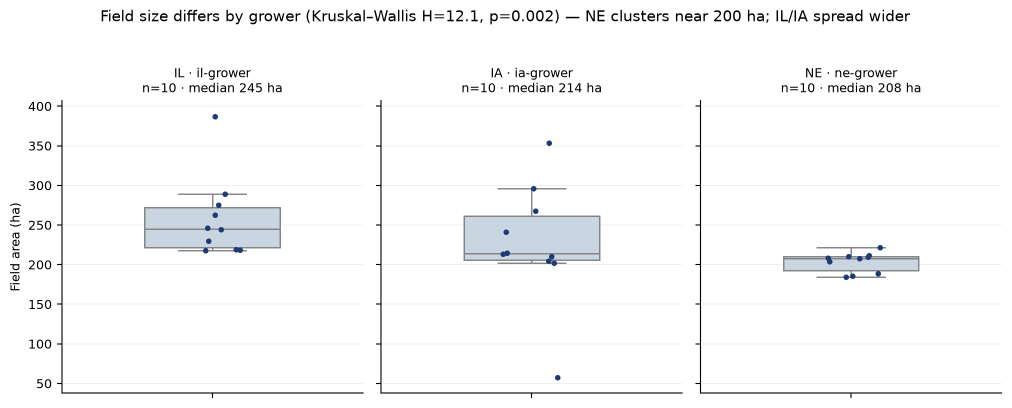
#> input picture my-farm-advisor/eda/assignment-2-field-eda-report/figures/fig_boundary_size_distribution.png, 2023 x 816 px (shown at 1/2 size)
$ python -i generate_assignment_2_report.py   (imports and definitions only)
#> lines starting #> are read from the running program, lines starting #| are printed output that depends on the picture
#!/usr/bin/env python3
"""Build the one-time Assignment 2 field EDA report PDF.

This script is intentionally outside the reusable field-eda subskill. It reads
the static artifacts produced by ``generate_field_eda.py`` and writes a compact
two-page PDF brief. The generated PDF is committed for the assignment review;
the underlying figures and tables remain runtime artifacts.

Usage:
    uv run --with reportlab --with pillow python generate_assignment_2_report.py \
        --output-dir /path/to/assignment-2 \
        --pdf /path/to/assignment-2-field-eda-report.pdf

The output directory must contain ``manifest.json`` and ``field_metrics.csv``.
"""

from __future__ import annotations

import argparse
import csv
import json
import os
import statistics
import tempfile
from pathlib import Path

from PIL import Image, ImageChops
from reportlab import rl_config
from reportlab.lib.colors import HexColor
from reportlab.lib.pagesizes import letter
from reportlab.lib.utils import ImageReader
from reportlab.pdfbase import pdfmetrics
from reportlab.pdfbase.ttfonts import TTFont
from reportlab.pdfgen import canvas
from reportlab.platypus import Paragraph, Table, TableStyle

# [1 line that did not run here, left out]
MARGIN = 36
# [1 line that did not run here, left out]

# ---------------------------------------------------------------------------
# Palette and typography
# ---------------------------------------------------------------------------

# [1 line that did not run here, left out]
# [1 line that did not run here, left out]
# [1 line that did not run here, left out]
# [1 line that did not run here, left out]
# [1 line that did not run here, left out]
# [1 line that did not run here, left out]
# [1 line that did not run here, left out]
# [1 line that did not run here, left out]
# [1 line that did not run here, left out]


def _register_fonts() -> tuple[str, str]:
    """Register a Unicode-capable font, with a safe Helvetica fallback."""
    candidates = [
        Path("/usr/share/fonts/truetype/dejavu/DejaVuSans.ttf"),
        Path(
            "/home/coder/my-farm-advisor-runtime/data-pipeline/.venv/lib/"
            "python3.12/site-packages/matplotlib/mpl-data/fonts/ttf/DejaVuSans.ttf"
        ),
    ]
    for base in candidates:
        if base.exists():
            bold = base.with_name("DejaVuSans-Bold.ttf")
            if bold.exists():
                pdfmetrics.registerFont(TTFont("ReportSans", str(base)))
                pdfmetrics.registerFont(TTFont("ReportSans-Bold", str(bold)))
                return "ReportSans", "ReportSans-Bold"
    return "Helvetica", "Helvetica-Bold"


# [1 line that did not run here, left out]


def _styles():
    from reportlab.lib.styles import ParagraphStyle

    return {
        "title": ParagraphStyle(
            "title",
            fontName=FONT_BOLD,
            fontSize=19,
            leading=22,
            textColor=WHITE,
        ),
        "subtitle": ParagraphStyle(
            "subtitle",
            fontName=FONT,
            fontSize=9.2,
            leading=11.5,
            textColor=HexColor("#DCE7F2"),
        ),
        "meta": ParagraphStyle(
            "meta",
            fontName=FONT,
            fontSize=7.4,
            leading=9.2,
            textColor=HexColor("#C9D9E8"),
        ),
        "h": ParagraphStyle(
            "h",
            fontName=FONT_BOLD,
            fontSize=9.4,
            leading=11.2,
            textColor=NAVY,
        ),
        "body": ParagraphStyle(
            "body",
            fontName=FONT,
            fontSize=7.8,
            leading=9.5,
            textColor=INK,
        ),
        "bullet": ParagraphStyle(
            "bullet",
            fontName=FONT,
            fontSize=7.7,
            leading=9.4,
            textColor=INK,
            leftIndent=9,
            bulletIndent=0,
            spaceAfter=2.0,
        ),
        "bullet_small": ParagraphStyle(
            "bullet_small",
            fontName=FONT,
            fontSize=7.0,
            leading=8.6,
            textColor=INK,
            leftIndent=9,
            bulletIndent=0,
            spaceAfter=2.0,
        ),
        "small": ParagraphStyle(
            "small",
            fontName=FONT,
            fontSize=7.0,
            leading=8.7,
            textColor=MUTED,
        ),
        "caption": ParagraphStyle(
            "caption",
            fontName=FONT,
            fontSize=6.9,
            leading=8.5,
            textColor=MUTED,
        ),
        "table": ParagraphStyle(
            "table",
            fontName=FONT,
            fontSize=6.9,
            leading=8.1,
            textColor=INK,
        ),
        "table_head": ParagraphStyle(
            "table_head",
            fontName=FONT_BOLD,
            fontSize=6.8,
            leading=8.0,
            textColor=WHITE,
        ),
        "footer": ParagraphStyle(
            "footer",
            fontName=FONT,
            fontSize=6.4,
            leading=7.8,
            textColor=MUTED,
        ),
    }


# [1 line that did not run here, left out]


# ---------------------------------------------------------------------------
# Layout helpers
# ---------------------------------------------------------------------------


# [125 lines left out: functions draw_paragraph, draw_bullets, draw_heading, draw_box, draw_table, draw_figure, not called in this run]


def crop_figure(src: Path, dst: Path, max_width: int = 1400) -> Path:
    """Trim white margins and convert to a compact JPEG for the PDF."""
#> called with dst = 'out.png', max_width = 1400
    im = Image.open(src).convert("RGB")
    bg = Image.new("RGB", im.size, (255, 255, 255))
#> bg: PIL image 2023x816 RGB; every value is 255
    diff = ImageChops.difference(im, bg)
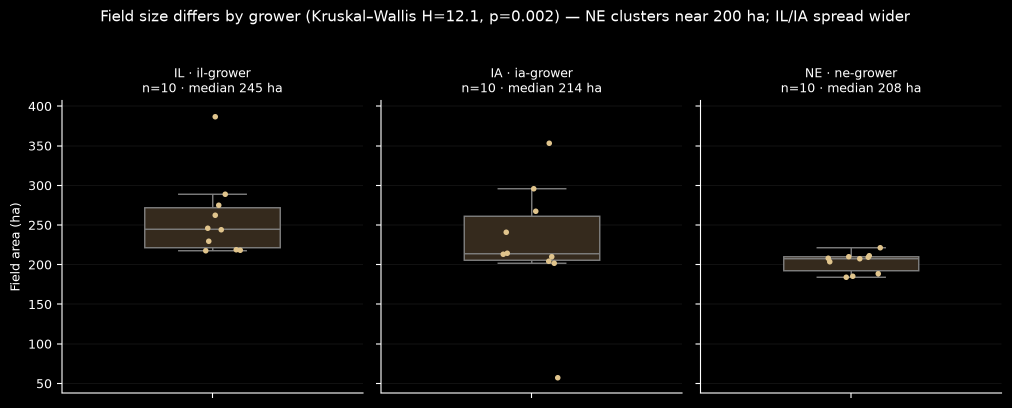
#> diff: PIL image 2023x816 RGB (shown at 1/2 size); mean R, G, B 7.1, 6.8, 6.3
    bbox = diff.getbbox()
#> bbox = (20, 19, 2005, 796)
    if bbox:
        pad = 12
        left = max(0, bbox[0] - pad)
#> left = 8
        top = max(0, bbox[1] - pad)
#> top = 7
        right = min(im.width, bbox[2] + pad)
#> right = 2017
        bottom = min(im.height, bbox[3] + pad)
#> bottom = 808
        im = im.crop((left, top, right, bottom))
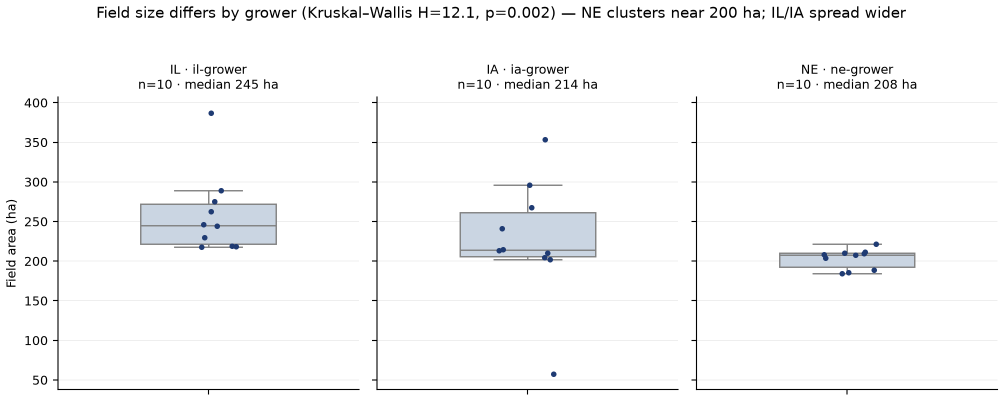
#> im: PIL image 2009x801 RGB (shown at 1/2 size); mean R, G, B 247.7, 248.1, 248.5
    if im.width > max_width:
        ratio = max_width / im.width
#> ratio = 0.697
        im = im.resize((max_width, int(im.height * ratio)), Image.LANCZOS)
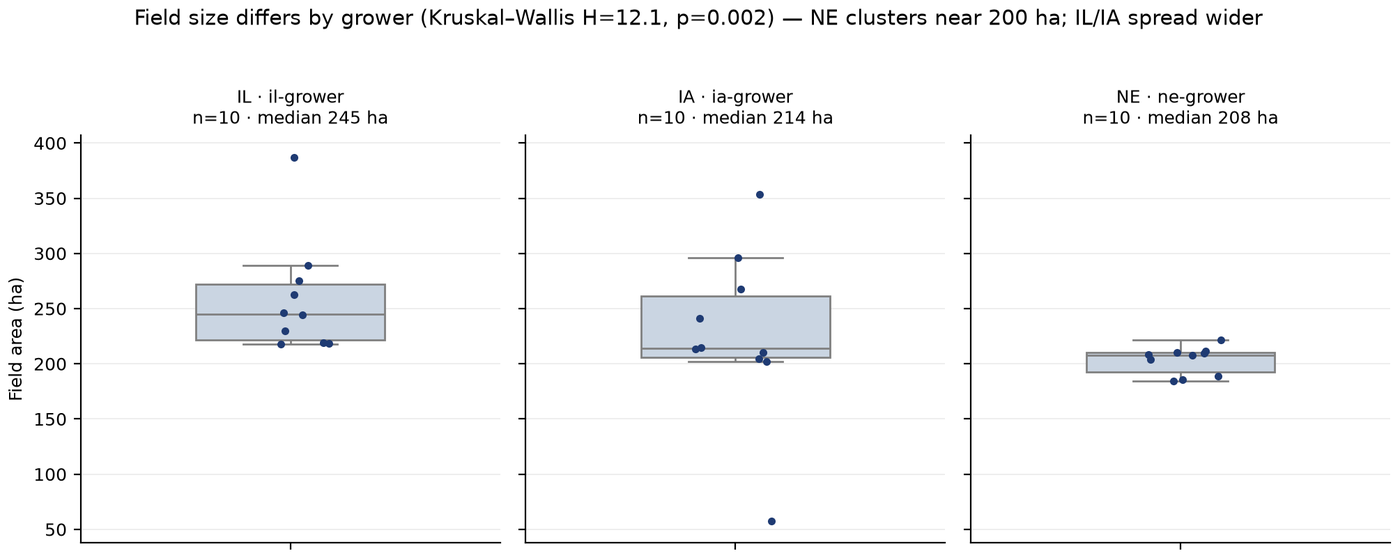
#> im: PIL image 1400x558 RGB; mean R, G, B 247.6, 247.9, 248.4
    im.save(dst, "JPEG", quality=84, optimize=True)
    return dst


# ---------------------------------------------------------------------------
# Data helpers
# ---------------------------------------------------------------------------


# [43 lines left out: functions load_data, grower_stats, not called in this run]


def fmt(value: float, digits: int = 1) -> str:
    return f"{value:,.{digits}f}"


# ---------------------------------------------------------------------------
# Report pages
# ---------------------------------------------------------------------------


# [323 lines left out: functions page_one, page_two, build_report, default_output_dir, main, not called in this run]


# [2 lines not run here, left out]

>>> result = crop_figure('figures/fig_boundary_size_distribution.png', 'out.png')

$ run again, on my-farm-advisor/eda/assignment-2-field-eda-report/figures/fig_boundary_area_vs_compactness.png
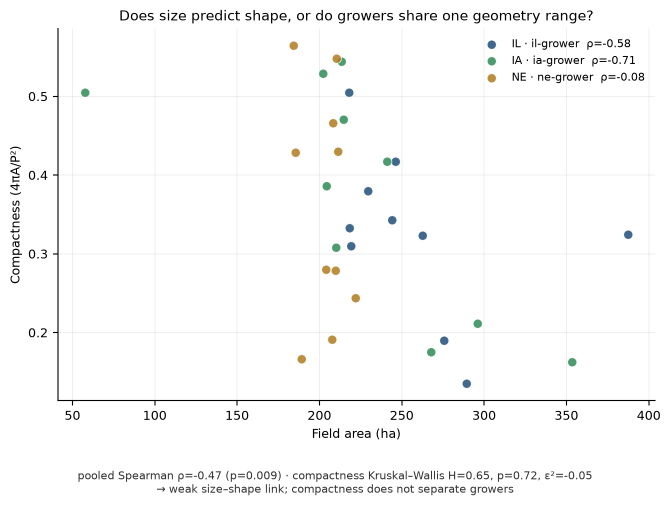
#> input picture my-farm-advisor/eda/assignment-2-field-eda-report/figures/fig_boundary_area_vs_compactness.png, 1341 x 1013 px (shown at 1/2 size)
#> bg: PIL image 1341x1013 RGB; every value is 255
#> in crop_figure, `diff = ImageChops.difference(im, bg)`:
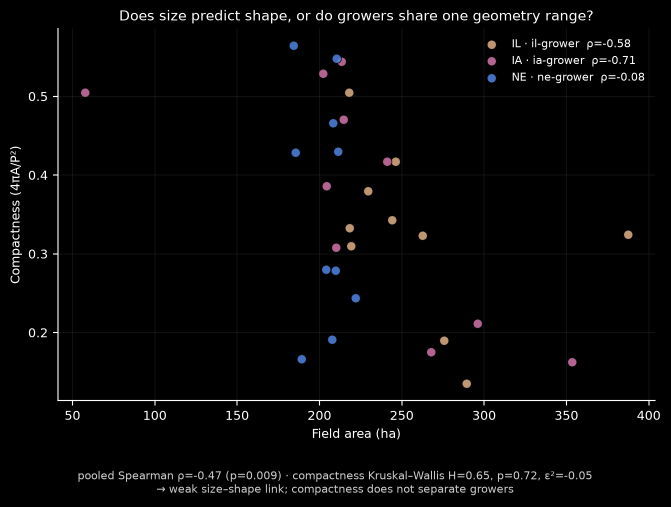
#> diff: PIL image 1341x1013 RGB (shown at 1/2 size); mean R, G, B 5.5, 5.4, 5.5
#> bbox = (20, 19, 1320, 991)
#> left = 8
#> top = 7
#> right = 1332
#> bottom = 1003
#> in crop_figure, `im = im.crop((left, top, right, bottom))`:
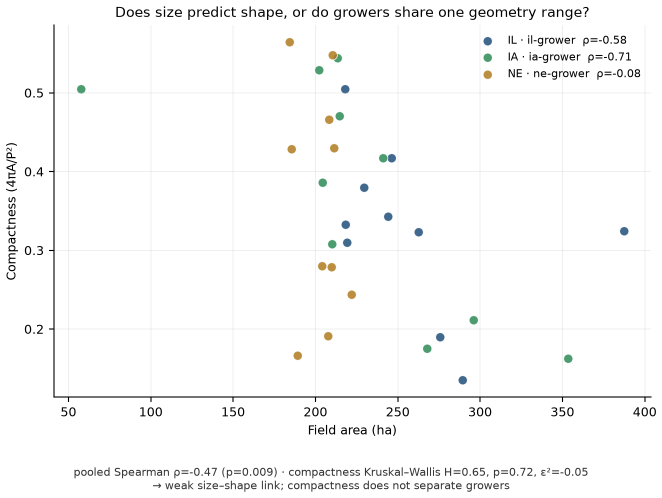
#> im: PIL image 1324x996 RGB (shown at 1/2 size); mean R, G, B 249.3, 249.5, 249.3

$ run again, on my-farm-advisor/eda/assignment-2-field-eda-report/figures/fig_cdl_composition_2023.png
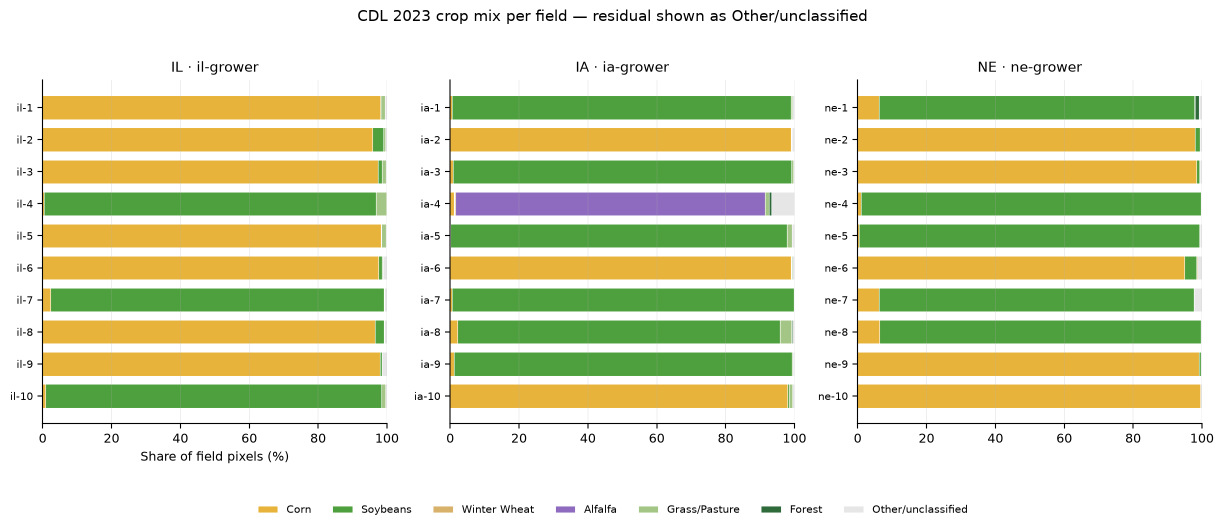
#> input picture my-farm-advisor/eda/assignment-2-field-eda-report/figures/fig_cdl_composition_2023.png, 2448 x 1059 px (shown at 1/2 size)
#> bg: PIL image 2448x1059 RGB; every value is 255
#> in crop_figure, `diff = ImageChops.difference(im, bg)`:
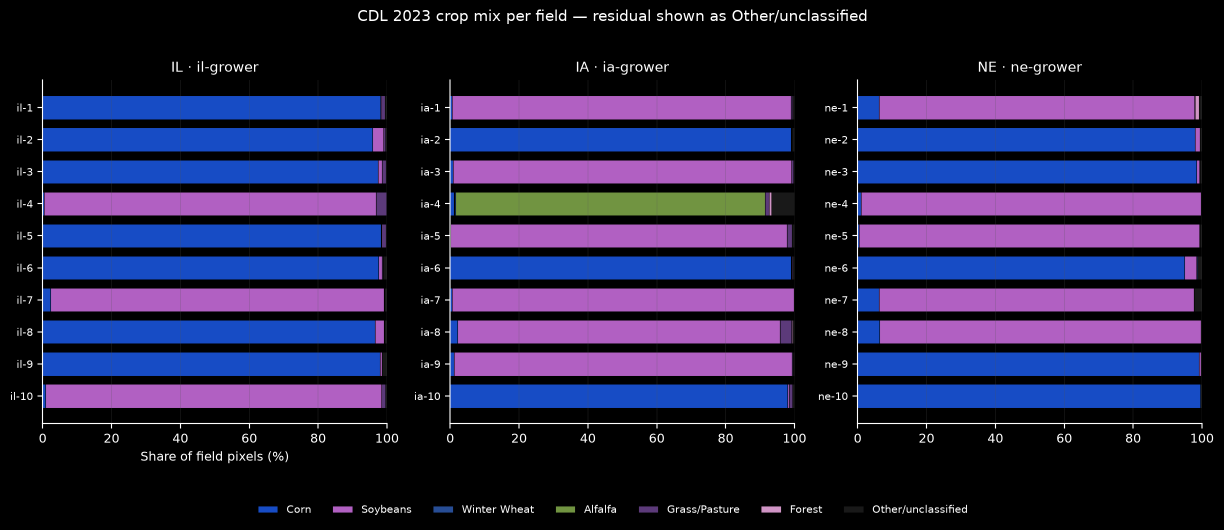
#> diff: PIL image 2448x1059 RGB (shown at 1/2 size); mean R, G, B 38.7, 35.2, 73.1
#> bbox = (21, 19, 2427, 1030)
#> left = 9
#> top = 7
#> right = 2439
#> bottom = 1042
#> in crop_figure, `im = im.resize((max_width, int(im.height * ratio)), Image.LANCZOS)`:
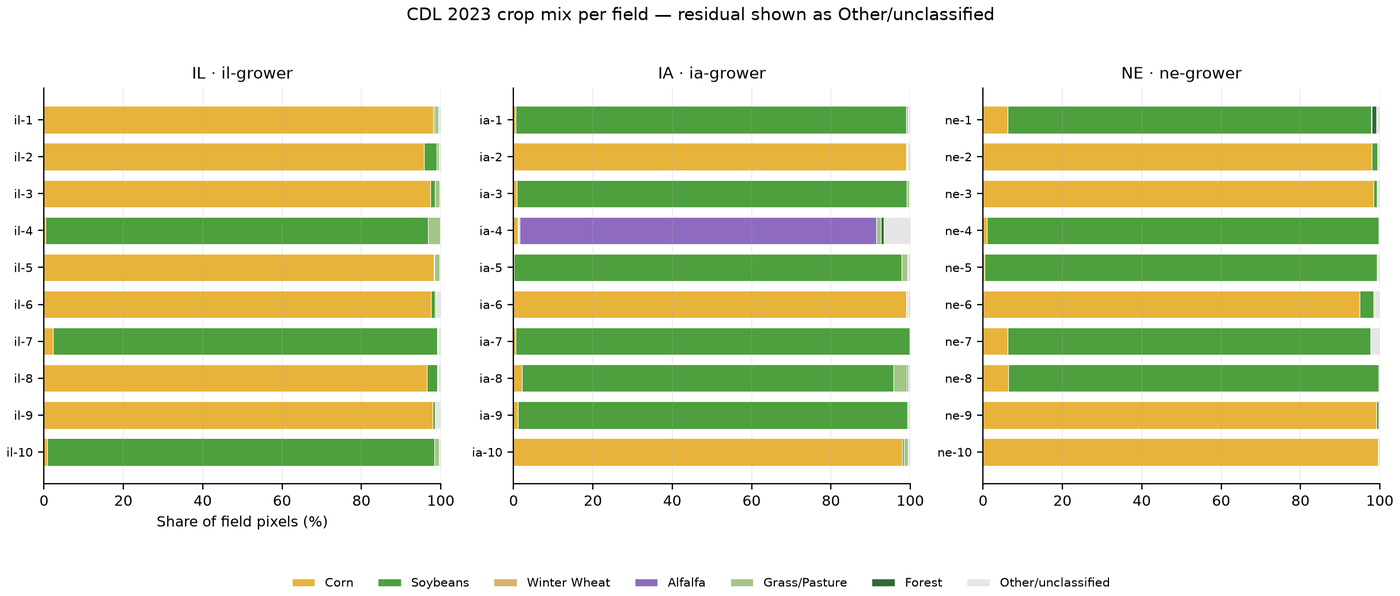
#> im: PIL image 1400x596 RGB; mean R, G, B 214.8, 218.4, 179.2

$ run again, on my-farm-advisor/eda/assignment-2-field-eda-report/figures/fig_cdl_diversity.png
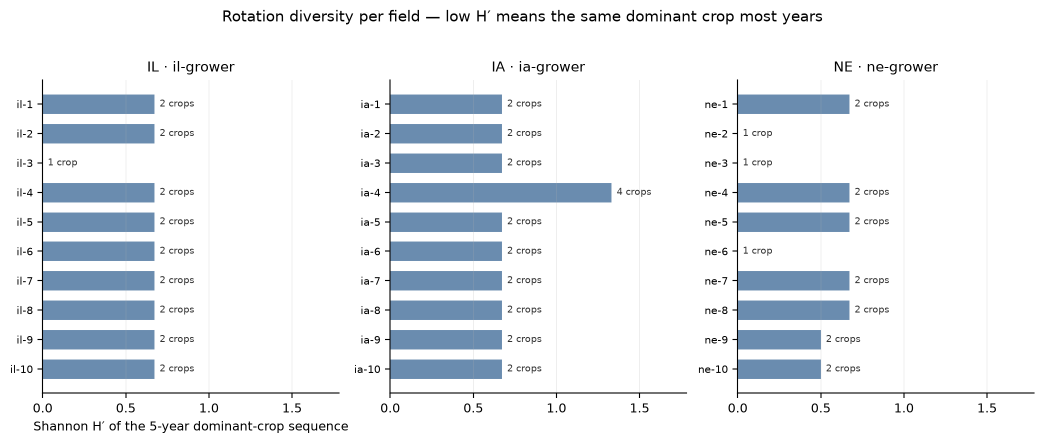
#> input picture my-farm-advisor/eda/assignment-2-field-eda-report/figures/fig_cdl_diversity.png, 2088 x 887 px (shown at 1/2 size)
#> bg: PIL image 2088x887 RGB; every value is 255
#> in crop_figure, `diff = ImageChops.difference(im, bg)`:
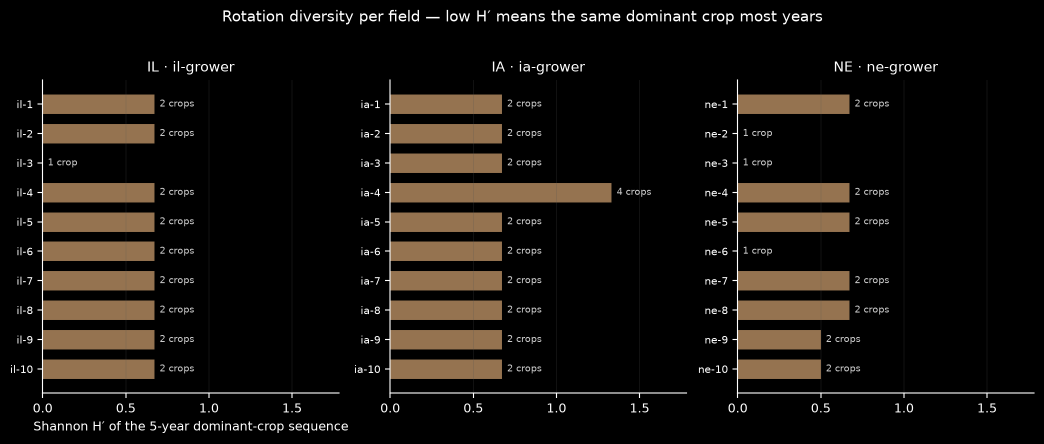
#> diff: PIL image 2088x887 RGB (shown at 1/2 size); mean R, G, B 23.4, 19.2, 14.9
#> bbox = (21, 19, 2070, 866)
#> left = 9
#> top = 7
#> right = 2082
#> bottom = 878
#> in crop_figure, `im = im.resize((max_width, int(im.height * ratio)), Image.LANCZOS)`:
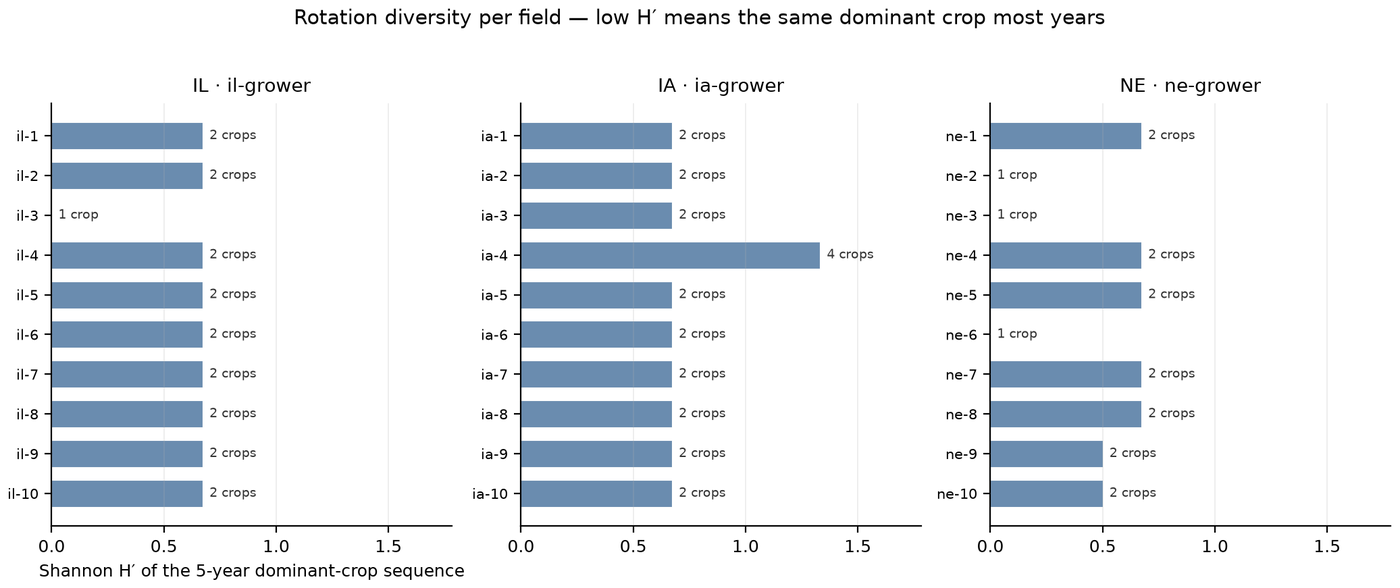
#> im: PIL image 1400x588 RGB; mean R, G, B 230.7, 235.1, 239.5
